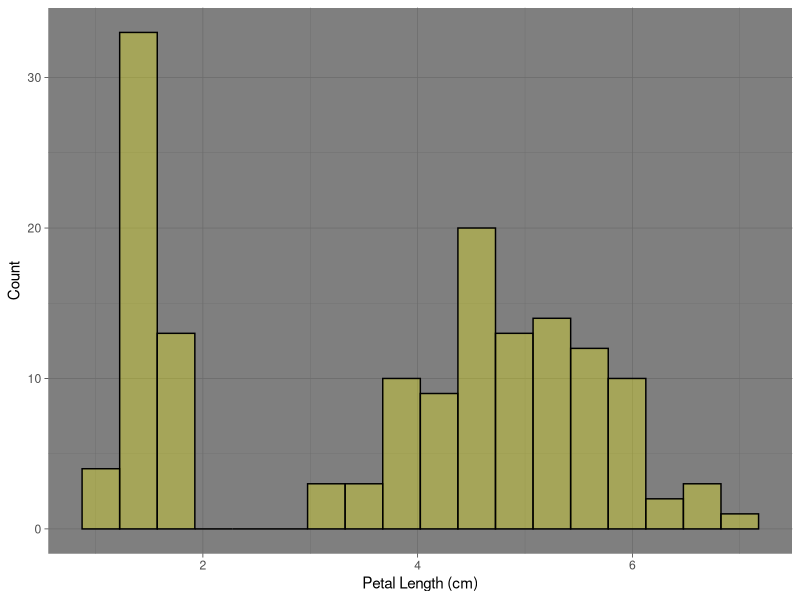
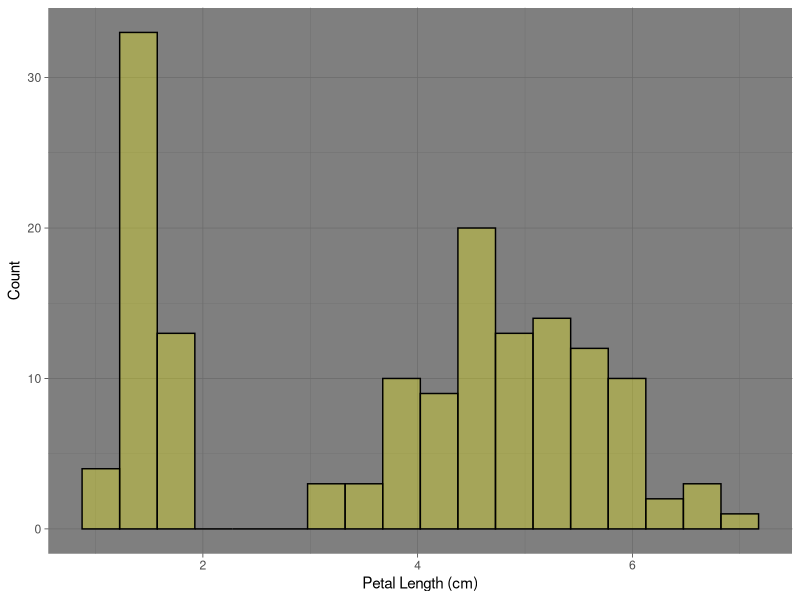

Recreate these plots in R, in order.
## ---- chunk 1
knitr::opts_chunk$set(echo = TRUE)
library(tidyverse)
## ---- chunk 2
ggplot(iris, aes(x=Petal.Length))+geom_histogram(binwidth=0.35,color="black", fill = "yellow",alpha=.3)+theme_dark()+labs(x="Petal Length (cm)",y="Count",tittle="Count Vs Petal Length (cm)") ->Iris_plot

Iris_plot

ggsave("practice_plot.png", Iris_plot)


